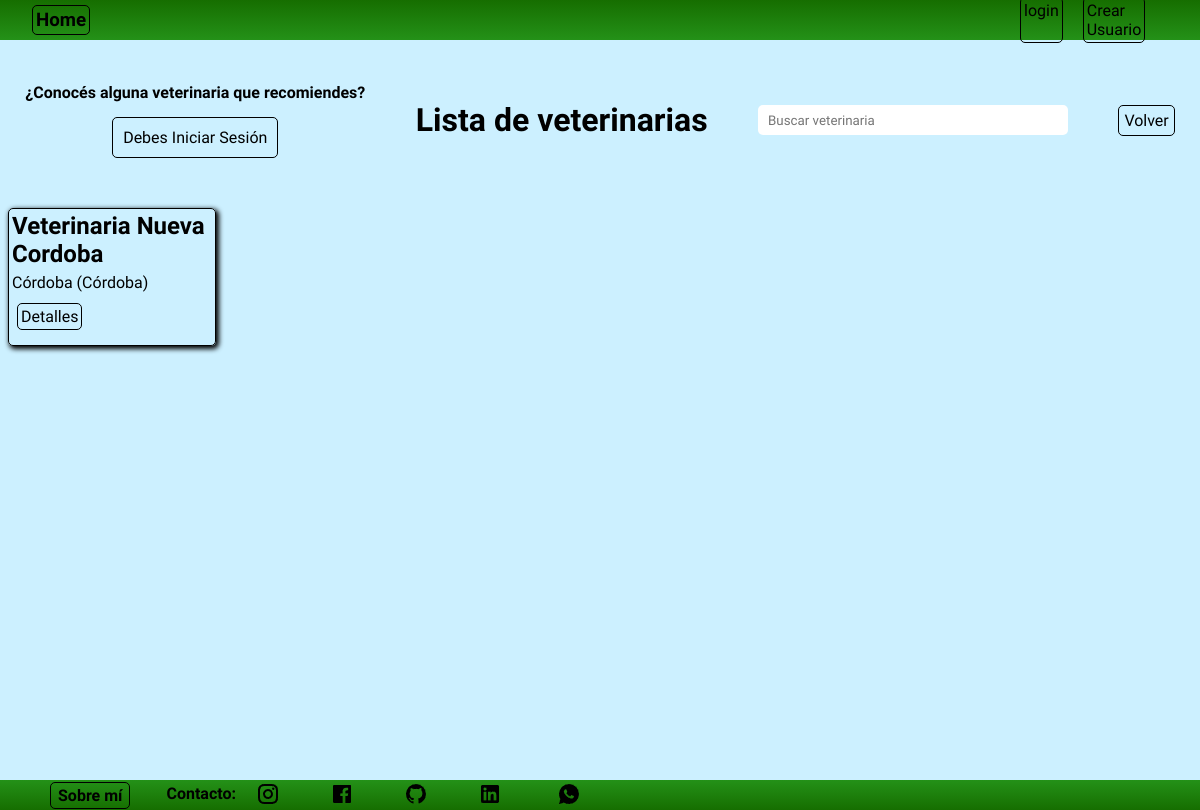
The page /comunidad/comunidad/veterinarias/list on the database as committed earlier.
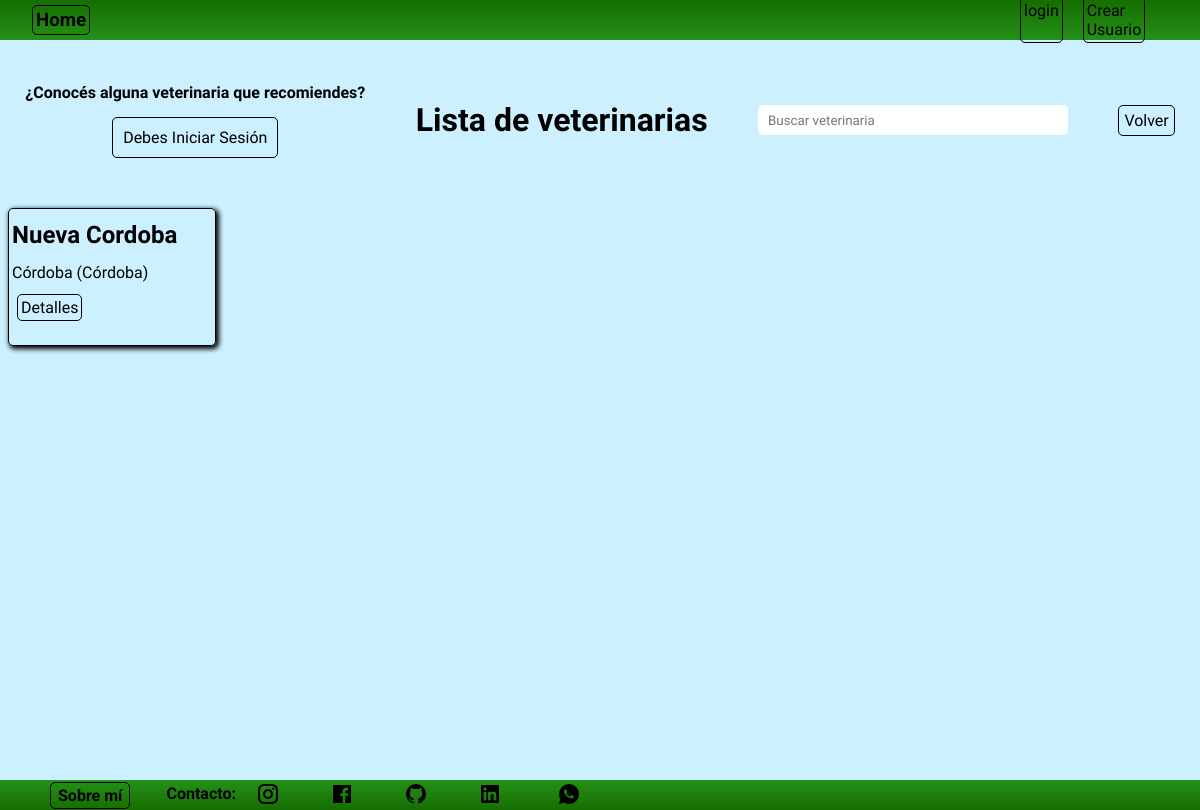
The same page on the database as committed later.
### comunidad/models.py (models this page shows, shortened)
class Veterinarias(models.Model):
    nombre = models.CharField(max_length=100)
    telefono = models.CharField(max_length=15, verbose_name='teléfono')
    direccion = models.CharField(max_length=150, verbose_name='dirección')
    localidad = models.ForeignKey(Localidad, on_delete=models.SET_NULL, null=True,blank=True)
    ubicacion = models.CharField(max_length=250, null=True,blank=True, verbose_name='ubicación')
    foto_referencia = models.ImageField(upload_to='fotos',null=True,blank=True)
    descripcion = models.TextField(null=True,blank=True, verbose_name='descripción')
    class Meta:
        verbose_name = 'Veterinaria'
        verbose_name_plural = 'Veterinarias'

class Localidad(models.Model):
    localidad = models.CharField(max_length=100)
    provincia = models.CharField(max_length=100)
    def __str__(self):
        return f'{self.localidad} ({self.provincia})'
    class Meta:
        verbose_name = 'Localidad'
        verbose_name_plural = 'Localidades'

### comunidad/views.py (the view)
# urls.py: path('comunidad/veterinarias/list', veterinariaslist, name='veterinarias_list'),
def veterinariaslist(request):
    busqueda = request.GET.get("busqueda", None)
    consulta = Veterinarias.objects.all()
    if busqueda:
        consulta = Veterinarias.objects.filter(
            Q(nombre__icontains=busqueda) |
            Q(direccion__icontains=busqueda) |
            Q(localidad__localidad__icontains=busqueda)
            )
    else:
        consulta = Veterinarias.objects.all()
    return render(request, 'comunidad/veterinarias_list.html', {'veterinarias': consulta})

### comunidad/templates/comunidad/veterinarias_list.html (shortened to what this page needs)
{% extends 'core/base.html' %}
{% block content %}
    <nav class="navbar">
        <div class="titulo">
            <h3><a href="{% url 'core:index' %}" class="link">Home</a></h3>
        </div>
        <div class="login">
            {% if user.is_authenticated %}
            <form action="{% url 'login:logout' %}" method="post">
                {% csrf_token %}
                <button type="submit" class="logout">Logout</button>
            </form>
            {% else %}
                <a href="{% url 'login:index' %}" class="link">login</a>
                <a href="{% url 'login:singup' %}" class="link">Crear Usuario</a>
            {% endif %}
        </div>
    </nav>
    <main class="contenedor">
        <div class="header_lista_veterinarias">
            <h1 class="titulo_veterinarias">Lista de veterinarias</h1>
            <div class="busqueda_veterinarias">
                <form action="{% url 'comunidad:veterinarias_list' %}" method="get">
                    <input type="text" name="busqueda" placeholder="Buscar veterinaria" class="texto_busqueda_control">
                </form>
            </div>
            {% if user.is_authenticated %}
            <div class="contenedor_registrar_veterinaria">
                <p><strong>¿Conocés alguna veterinaria que recomiendes?</strong></p>
                <p class="caja_registrar_veterinaria"><a href="{% url 'comunidad:veterinarias_create' %}" class="registrar_veterinaria">Cargá una veterinaria</a></p>
            </div>
            {% else %}
            <div class="contenedor_registrar_veterinaria">
                <p><strong>¿Conocés alguna veterinaria que recomiendes?</strong></p>
                <p class="caja_registrar_veterinaria"><a href="{% url 'login:index' %}" class="registrar_veterinaria">Debes Iniciar Sesión</a></p>
            </div>
            {% endif %}
            <div class="volver_veterinarias_contenedor">
                <a href="{% url 'comunidad:index' %}" class="volver_mascota">Volver</a>
            </div>
        </div>
        <div class="contenedor_control_list">
            <ul class="veterinarias_list_completo">
                {% for veterinaria in veterinarias %}
                    <div class="control_list">
                        <p class="nombre_control"><strong>{{veterinaria.nombre}}</strong></p>
                        <p class="veterinaria_localidad">{{ veterinaria.localidad}}</p>
                        <div class="crud_mascota">
                            <a href="{% url 'comunidad:veterinarias_detail' veterinaria.id %}" class="control_detalle">Detalles</a>
                        </div>
                    </div>
                {% endfor %}
            </ul>
        </div>
    </main>
{% endblock content %}

Rows that differ between the two databases and show on the page:
changed Veterinarias "Córdoba (Córdoba)": nombre "Veterinaria Nueva Cordoba" → "Nueva Cordoba"
